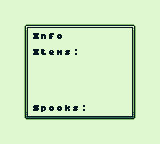

The image is a tile-based game level rendered from a .tmx file. Its description and complete source (layers, tilesets, objects, tile grids) follow:
An orthogonal 20x18 tile map with 8x8 px tiles, 1 tile layer (Tile Layer 1), 3 tilesets.

<map version="1.2" tiledversion="1.2.4" orientation="orthogonal" renderorder="right-down" width="20" height="18" tilewidth="8" tileheight="8" infinite="0" nextlayerid="2" nextobjectid="1">
 <tileset firstgid="1" source="DungeonTileset.tsx" />
 <tileset firstgid="183" source="ascii.tsx" />
 <tileset firstgid="407" source="frame.tsx" />
 <layer id="1" name="Tile Layer 1" width="20" height="18">
  <data encoding="csv">
411,411,411,411,411,411,411,411,411,411,411,411,411,411,411,411,411,411,411,411,
411,411,411,411,411,411,411,411,411,411,411,411,411,411,411,183,183,183,183,183,
411,411,411,411,411,411,411,411,411,411,411,411,411,411,411,183,183,183,183,183,
411,411,411,407,408,408,408,408,408,408,408,408,408,408,408,408,409,411,183,183,
411,411,411,410,224,261,253,262,183,183,183,183,183,183,183,411,412,411,183,183,
411,411,411,410,183,183,183,183,183,183,183,183,183,183,183,411,412,411,183,183,
411,411,411,410,224,267,252,260,266,209,411,411,411,411,411,411,412,411,183,183,
411,411,411,410,183,183,183,183,183,183,183,183,183,183,183,411,412,411,183,183,
411,411,411,410,411,411,411,411,411,411,183,183,183,183,183,411,412,411,183,183,
411,411,411,410,183,183,183,183,183,183,183,183,183,183,183,411,412,411,183,183,
411,411,411,410,411,411,411,411,411,183,183,183,183,183,183,411,412,411,183,183,
411,411,411,410,183,183,183,183,183,183,183,183,183,183,183,411,412,411,183,183,
411,411,411,410,183,183,183,183,183,183,183,183,183,183,183,411,412,411,183,183,
183,183,183,410,234,263,262,262,258,266,209,183,411,411,411,411,412,411,183,183,
183,183,183,413,414,414,414,414,414,414,414,414,414,414,414,414,415,411,183,183,
183,183,183,411,411,411,411,411,411,411,411,411,411,411,411,411,411,411,183,183,
183,183,183,411,411,411,411,411,411,183,183,411,411,411,183,183,183,183,183,183,
183,411,411,411,411,411,411,411,411,411,411,411,411,183,183,183,183,183,183,183
</data>
 </layer>
</map>
